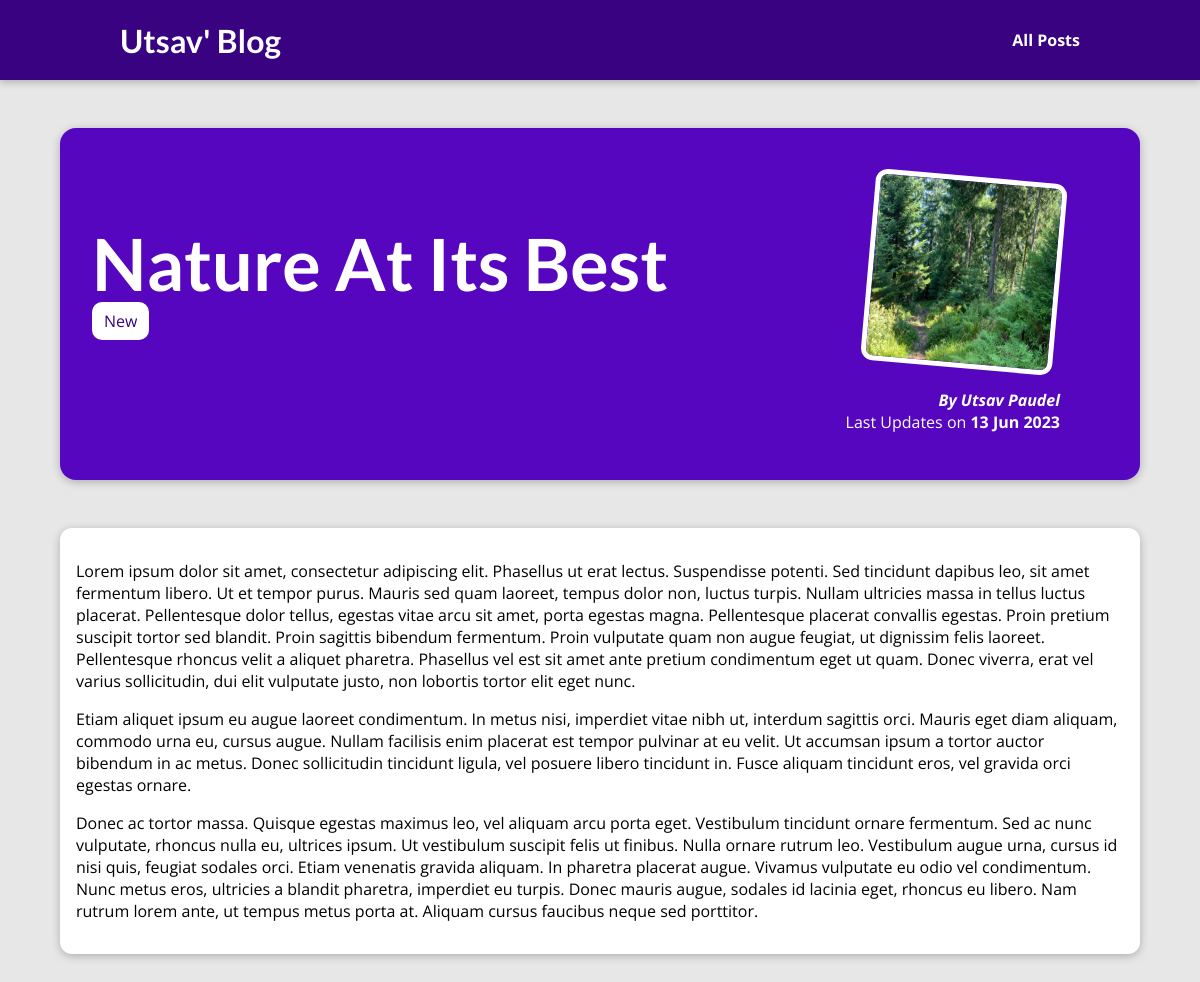
The page /posts/nature-at-its-best on the database its author committed.
### blog/models.py (models this page shows, shortened)
class Post(models.Model):
    title = models.CharField(max_length=150)
    excerpt =  models.CharField(max_length=200)
    image_name = models.CharField(max_length=100)
    date = models.DateField(auto_now=True)
    slug = models.SlugField(unique=True, db_index=True)
    content = models.TextField(validators=[MinLengthValidator(10)])
    author = models.ForeignKey(Author,null=True, on_delete=models.SET_NULL, related_name="posts")
    tag = models.ManyToManyField(Tag)

class Tag(models.Model):
    caption =models.CharField(max_length=20)

class Author(models.Model):
    first_name = models.CharField(max_length=100)
    last_name = models.CharField(max_length=100)
    email = models.EmailField()
    def __str__(self):
        return f"{self.first_name} {self.last_name}"

### blog/views.py (the view)
# urls.py: path("posts/<slug:slug>",views.post_detail, name="post-detail-page")   #/posts/my-first-post
def post_detail(request,slug):
    identified_post = get_object_or_404(Post, slug=slug)
    return render(request, "blog/post-detail.html",{
        "post":identified_post,
        "post_tags":identified_post.tag.all()
    })

### blog/templates/blog/post-detail.html (shortened to what this page needs)
{% extends 'base.html' %}
{% load static %}
{% block css_files %}
<link rel="stylesheet" href="{% static "blog/post-details.css" %}" />
{% endblock %}
{% block content %}
    <section id="summary">
        <h2>{{post.title}}</h2>
        <div>
            {% for tag in post_tags %}
                <span class = "tag"> {{tag.caption}} </span>
            {% endfor %}
        </div>
        <article>
            <img src="{% static "blog/images/"|add:post.image_name %}" alt="{{post.title}}"/>
            <address>By <a href="mailto:{{post.author.email}}">{{post.author}}</a></address>
            <div>
                Last Updates on <time>{{post.date|date:"d M Y"}}</time>
            </div>
        </article>
    </section>
<main>
    {{post.content|linebreaks}}
</main>
{% endblock  %}

### static/app.css (style rules this page uses)
* { box-sizing: border-box; }
html { font-family: 'Open Sans', 'Lato', sans-serif; }
body { margin: 0; }
h1, h2, h3 { font-family: 'Lato', sans-serif; font-weight: bold; }

### blog/static/blog/post-details.css (style rules this page uses)
body { background-color: #e7e7e7; }
#summary { margin: 8rem auto 3rem auto; padding: 2rem; width: 90%; max-width: 90rem; border-radius: 16px; background-color: #5706c0; position: relative; box-shadow: 0 2px 8px rgba(0, 0, 0, 0.25); height: 22rem; }
#summary h2 { color: white; font-size: 4.5rem; margin-bottom: 0.25rem; }
#summary article { position: absolute; top: 2rem; right: 3rem; padding: 1rem 2rem; border-radius: 12px; text-align: right; color: white; }
#summary article img { width: 12rem; height: 12rem; border-radius: 12px; transform: rotateZ(5deg); border: 5px solid white; margin-bottom: 1rem; }
#summary address { font-weight: bold; }
#summary a { color: white; text-decoration: none; }
#summary time { font-weight: bold; }
main { width: 90%; max-width: 90rem; margin: 3rem auto; background-color: white; padding: 1rem; border-radius: 12px; box-shadow: 0 2px 8px rgba(0, 0, 0, 0.25); }
.tag { background-color:white ; color: #390281; padding: 0.5rem 0.75rem; border-radius: 10px; }

### rows shown on the page
Post: title "Nature At Its Best", image_name (picture), author "Utsav Paudel", date "13 Jun 2023", content "Lorem ipsum dolor sit amet, consectetur adipiscing elit. Phasellus ut erat lectus. Suspendisse potenti. Sed tincidunt dapibus leo, sit amet fermentum libero. Ut et tempor purus. Mauris sed quam laoreet, tempus dolor non, luctus turpis. Nullam ultricies massa in tellus luctus placerat. Pellentesque dolor tellus, egestas vitae arcu sit amet, porta egestas magna. Pellentesque placerat convallis egestas. Proin pretium suscipit tortor sed blandit. Proin sagittis bibendum fermentum. Proin vulputate quam non augue feugiat, ut dignissim felis laoreet. Pellentesque rhoncus velit a aliquet pharetra. Phasellus vel est sit amet ante pretium condimentum eget ut quam. Donec viverra, erat vel varius…"
Tag: caption "New"
